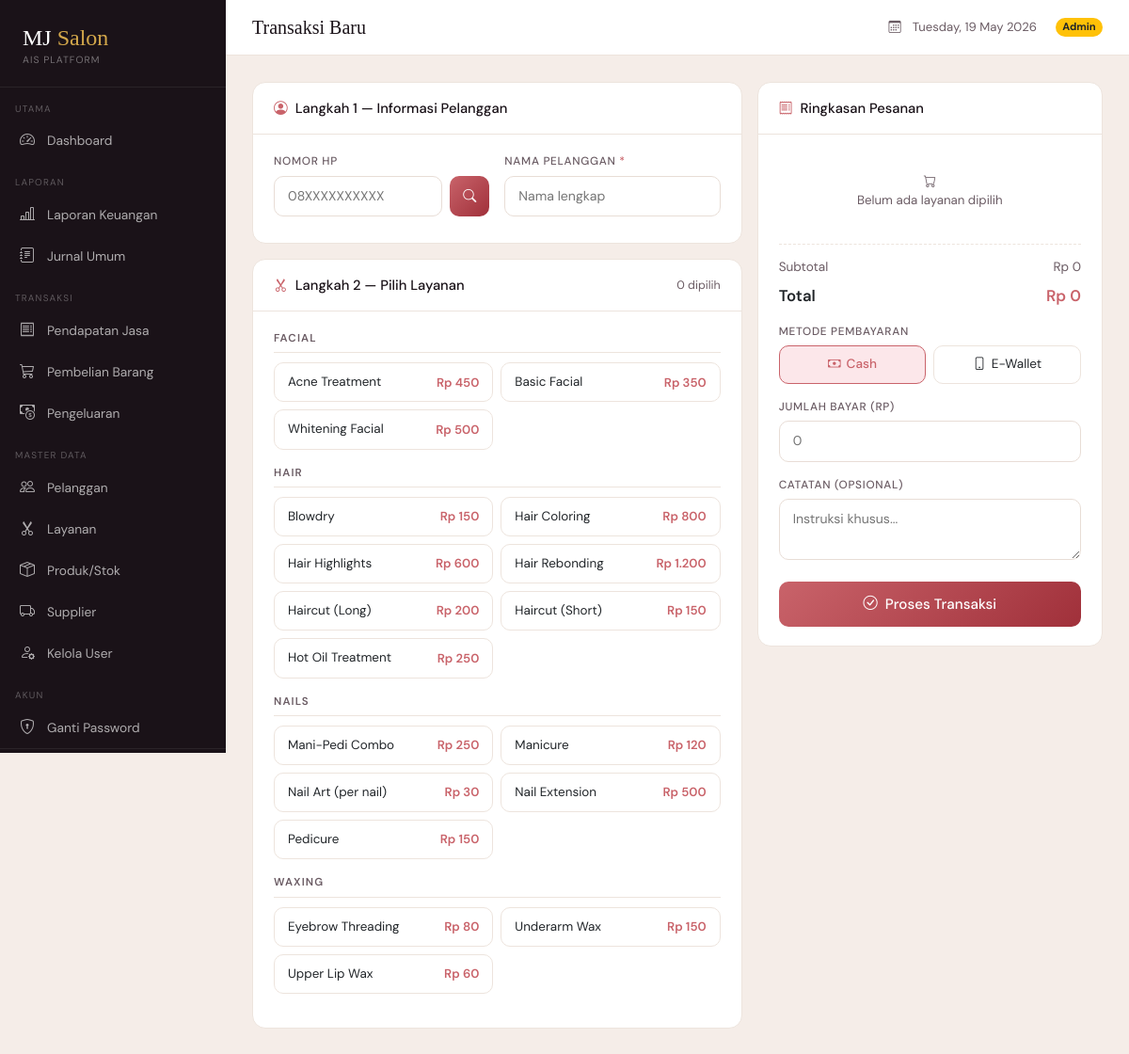
Page /staff/transaction.php (signed in) on the committed database.
### tables this page shows
CREATE TABLE services (
    id          INT AUTO_INCREMENT PRIMARY KEY,
    name        VARCHAR(100)   NOT NULL,
    category    VARCHAR(50)    NOT NULL,
    price       DECIMAL(12,2)  NOT NULL,
    is_active   TINYINT(1) NOT NULL DEFAULT 1,
    created_at  TIMESTAMP DEFAULT CURRENT_TIMESTAMP
);

### auth/auth.php (called while the page is built, shortened)
<?php
function base_url(string $path = ''): string {
    $script = $_SERVER['SCRIPT_NAME'] ?? '';
    $parts  = explode('/', trim($script, '/'));
    $root   = $parts[0] ?? 'salon-ais';
    return '/' . $root . '/' . ltrim($path, '/');
}

### staff/transaction.php (the view, shortened to what this page needs)
<?php
require_once __DIR__ . '/../auth/auth.php';
$page_title = 'Transaksi Baru';
$conn = db_connect();
$services_raw = $conn->query("SELECT * FROM services WHERE is_active=1 ORDER BY category, name");
$services_by_cat = [];
while ($s = $services_raw->fetch_assoc()) {
    $services_by_cat[$s['category']][] = $s;
}
require_once __DIR__ . '/../includes/navbar.php';
?>
<div class="row g-3">
  <div class="col-lg-7">
    <div class="section-card mb-3">
      <div class="section-card-header">
        <span class="section-title"><i class="bi bi-person-circle me-2" style="color:var(--rose)"></i>Langkah 1 — Informasi Pelanggan</span>
      </div>
      <div class="section-card-body">
        <div class="row g-3">
          <div class="col-md-6">
            <label class="ais-label">Nomor HP</label>
            <div class="d-flex gap-2">
              <input type="text" id="phone_search" class="ais-input" placeholder="08XXXXXXXXXX" maxlength="20">
              <button class="btn-rose" type="button" onclick="lookupCustomer()" style="white-space:nowrap;padding:10px 14px;"><i class="bi bi-search"></i></button>
            </div>
          </div>
          <div class="col-md-6">
            <label class="ais-label">Nama Pelanggan <span style="color:var(--rose)">*</span></label>
            <input type="text" id="customer_name" class="ais-input" placeholder="Nama lengkap" required>
          </div>
        </div>
      </div>
    </div>
    <div class="section-card">
      <div class="section-card-header">
        <span class="section-title"><i class="bi bi-scissors me-2" style="color:var(--rose)"></i>Langkah 2 — Pilih Layanan</span>
        <span id="dipilih_count" style="font-size:0.78rem;color:var(--muted);">0 dipilih</span>
      </div>
      <div class="section-card-body">
        <?php foreach ($services_by_cat as $cat => $items): ?>
        <div class="mb-3">
          <div style="font-size:0.72rem;font-weight:600;letter-spacing:0.1em;text-transform:uppercase;color:var(--muted);margin-bottom:10px;padding-bottom:6px;border-bottom:1px solid #ede4dd;">
            <?= htmlspecialchars($cat) ?>
          </div>
          <div class="row g-2">
            <?php foreach ($items as $svc): ?>
            <div class="col-sm-6">
              <div class="service-card"
                   data-id="<?= $svc['id'] ?>"
                   data-name="<?= htmlspecialchars($svc['name'], ENT_QUOTES) ?>"
                   data-price="<?= (int)$svc['price'] ?>"
                   onclick="toggleService(this)">
                <div class="d-flex justify-content-between align-items-center">
                  <span style="font-size:0.84rem;"><?= htmlspecialchars($svc['name']) ?></span>
                  <span style="font-size:0.82rem;font-weight:600;color:var(--rose);">Rp <?= number_format($svc['price'],0,',','.') ?></span>
                </div>
              </div>
            </div>
            <?php endforeach; ?>
          </div>
        </div>
        <?php endforeach; ?>
      </div>
    </div>
  </div>
  <div class="col-lg-5">
    <div class="section-card" style="position:sticky;top:80px;">
      <div class="section-card-header">
        <span class="section-title"><i class="bi bi-receipt me-2" style="color:var(--rose)"></i>Ringkasan Pesanan</span>
      </div>
      <div class="section-card-body">
        <div id="order_list" style="min-height:60px;margin-bottom:16px;">
          <p style="color:var(--muted);font-size:0.83rem;text-align:center;padding:20px 0;margin:0;"><i class="bi bi-cart"></i><br>Belum ada layanan dipilih</p>
        </div>
        <div style="border-top:1.5px dashed #ede4dd;padding-top:14px;">
          <div class="d-flex justify-content-between mb-1" style="font-size:0.85rem;color:var(--muted);">
            <span>Subtotal</span><span id="subtotal_display">Rp 0</span>
          </div>
          <div class="d-flex justify-content-between" style="font-size:1.05rem;font-weight:600;margin-top:8px;">
            <span>Total</span><span id="total_display" style="color:var(--rose);">Rp 0</span>
          </div>
        </div>
        <div class="mt-3">
          <label class="ais-label">Metode Pembayaran</label>
          <div class="d-flex gap-2">
            <div class="payment-method-btn active" id="btn_cash" onclick="setPayMethod('cash')"><i class="bi bi-cash"></i> Cash</div>
            <div class="payment-method-btn" id="btn_ewallet" onclick="setPayMethod('ewallet')"><i class="bi bi-phone"></i> E-Wallet</div>
          </div>
        </div>
        <div id="cash_section" class="mt-3">
          <label class="ais-label">Jumlah Bayar (Rp)</label>
          <input type="number" id="amount_paid" class="ais-input" placeholder="0" min="0" step="1000" oninput="updateChange()">
        </div>
        <div class="mt-3">
          <label class="ais-label">Catatan (opsional)</label>
          <textarea id="txn_notes" class="ais-input" rows="2" placeholder="Instruksi khusus..."></textarea>
        </div>
        <button class="btn-rose w-100 mt-3" id="btn_proses" onclick="processTransaction()" style="padding:13px;font-size:0.95rem;">
          <i class="bi bi-check-circle me-2"></i>Proses Transaksi
        </button>
      </div>
    </div>
  </div>
</div>
<?php require_once __DIR__ . '/../includes/footer.php'; ?>

### includes/navbar.php (shortened to what this page needs)
<?php
$role       = $_SESSION['role']     ?? 'staff';
$current_file = basename($_SERVER['PHP_SELF']);
?>
<!DOCTYPE html>
<html lang="en">
<head>
<link href="https://cdn.jsdelivr.net/npm/bootstrap@5.3.3/dist/css/bootstrap.min.css" rel="stylesheet">
<link href="https://cdn.jsdelivr.net/npm/bootstrap-icons@1.11.3/font/bootstrap-icons.css" rel="stylesheet">
<link href="<?= base_url('assets/css/custom.css') ?>" rel="stylesheet">
</head>
<body>
<div class="sidebar" id="sidebar">
  <div class="sidebar-logo">
    <div class="brand-name">MJ <span>Salon</span></div>
    <div class="brand-sub">AIS Platform</div>
  </div>
  <?php if ($role === 'admin'): ?>
  <div class="sidebar-section">Utama</div>
  <a href="<?= base_url('admin/dashboard.php') ?>"
     class="nav-item-link <?= ($current_file === 'dashboard.php') ? 'active' : '' ?>">
    <i class="bi bi-speedometer2"></i> Dashboard
  </a>
  <div class="sidebar-section">Laporan</div>
  <a href="<?= base_url('admin/reports.php') ?>"
     class="nav-item-link <?= ($current_file === 'reports.php') ? 'active' : '' ?>">
    <i class="bi bi-bar-chart-line"></i> Laporan Keuangan
  </a>
  <a href="<?= base_url('admin/journals.php') ?>"
     class="nav-item-link <?= ($current_file === 'journals.php') ? 'active' : '' ?>">
    <i class="bi bi-journal-text"></i> Jurnal Umum
  </a>
  <div class="sidebar-section">Transaksi</div>
  <a href="<?= base_url('admin/transactions.php') ?>"
     class="nav-item-link <?= ($current_file === 'transactions.php') ? 'active' : '' ?>">
    <i class="bi bi-receipt"></i> Pendapatan Jasa
  </a>
  <a href="<?= base_url('admin/purchasing.php') ?>"
     class="nav-item-link <?= in_array($current_file, ['purchasing.php','purchase_form.php','purchase_detail.php']) ? 'active' : '' ?>">
    <i class="bi bi-cart3"></i> Pembelian Barang
  </a>
  <a href="<?= base_url('admin/expenses.php') ?>"
     class="nav-item-link <?= in_array($current_file, ['expenses.php','expense_form.php','expense_detail.php']) ? 'active' : '' ?>">
    <i class="bi bi-cash-coin"></i> Pengeluaran
  </a>
  <div class="sidebar-section">Master Data</div>
  <a href="<?= base_url('admin/customers.php') ?>"
     class="nav-item-link <?= ($current_file === 'customers.php') ? 'active' : '' ?>">
    <i class="bi bi-people"></i> Pelanggan
  </a>
  <a href="<?= base_url('admin/services.php') ?>"
     class="nav-item-link <?= ($current_file === 'services.php') ? 'active' : '' ?>">
    <i class="bi bi-scissors"></i> Layanan
  </a>
  <a href="<?= base_url('admin/products.php') ?>"
     class="nav-item-link <?= ($current_file === 'products.php') ? 'active' : '' ?>">
    <i class="bi bi-box-seam"></i> Produk/Stok
  </a>
  <a href="<?= base_url('admin/suppliers.php') ?>"
     class="nav-item-link <?= ($current_file === 'suppliers.php') ? 'active' : '' ?>">
    <i class="bi bi-truck"></i> Supplier
  </a>
  <a href="<?= base_url('admin/user_management.php') ?>"
     class="nav-item-link <?= ($current_file === 'user_management.php') ? 'active' : '' ?>">
    <i class="bi bi-person-gear"></i> Kelola User
  </a>
  <div class="sidebar-section">Akun</div>
  <a href="<?= base_url('admin/change_password.php') ?>"
     class="nav-item-link <?= ($current_file === 'change_password.php') ? 'active' : '' ?>">
    <i class="bi bi-shield-lock"></i> Ganti Password
  </a>
  <?php endif; ?>
  <div class="sidebar-user">
  </div>
</div>
<div class="main-content">
  <div class="topbar">
    <div class="topbar-title"><?= htmlspecialchars($page_title) ?></div>
    <div class="topbar-right">
      <i class="bi bi-calendar3"></i>
      <?= date('l, d F Y') ?>
      <span class="badge bg-warning text-dark ms-2" style="font-size:0.7rem;border-radius:20px;">
        <?= ucfirst($role)=="Admin" ? "Admin" : "Staf" ?>
      </span>
    </div>
  </div>
  <div class="page-body">

### includes/footer.php (shortened to what this page needs)
  </div>
</div>
</body>
</html>

### assets/css/custom.css (style rules this page uses)
*, *::before, *::after { box-sizing: border-box; }

### includes/navbar.php (style rules this page uses)
:root { --sidebar-bg: #1a1218; --sidebar-w: 240px; --rose: #c9636a; --gold: #d4a84b; --cream: #fdf8f2; --muted: #6b5c64; --card-bg: #ffffff; --page-bg: #f5ede8; }
body { font-family: 'DM Sans', sans-serif; background: var(--page-bg); margin: 0; min-height: 100vh; }
.sidebar { position: fixed; top: 0; left: 0; width: var(--sidebar-w); height: 100vh; background: var(--sidebar-bg); display: flex; flex-direction: column; z-index: 1000; overflow-y: auto; }
.sidebar-logo { padding: 28px 24px 20px; border-bottom: 1px solid rgba(255,255,255,0.07); }
.sidebar-logo .brand-name { font-family: 'Playfair Display', serif; color: #fff; font-size: 1.5rem; line-height: 1; }
.sidebar-logo .brand-name span { color: var(--gold); }
.sidebar-logo .brand-sub { font-size: 0.65rem; color: rgba(255,255,255,0.4); letter-spacing: 0.1em; text-transform: uppercase; margin-top: 4px; }
.sidebar-section { padding: 16px 16px 4px; font-size: 0.62rem; letter-spacing: 0.12em; text-transform: uppercase; color: rgba(255,255,255,0.3); }
.nav-item-link { display: flex; align-items: center; gap: 12px; padding: 10px 20px; color: rgba(255,255,255,0.65); text-decoration: none; font-size: 0.86rem; font-weight: 400; border-radius: 0; transition: background .15s, color .15s; position: relative; }
.nav-item-link i { font-size: 1rem; width: 18px; text-align: center; }
.sidebar-user { margin-top: auto; padding: 16px 20px; border-top: 1px solid rgba(255,255,255,0.07); display: flex; align-items: center; gap: 10px; }
.main-content { margin-left: var(--sidebar-w); min-height: 100vh; display: flex; flex-direction: column; }
.topbar { background: #fff; border-bottom: 1px solid #ede4dd; padding: 14px 28px; display: flex; align-items: center; justify-content: space-between; position: sticky; top: 0; z-index: 100; }
.topbar-title { font-family: 'Playfair Display', serif; font-size: 1.25rem; color: #1a1218; }
.topbar-right { display: flex; align-items: center; gap: 12px; font-size: 0.82rem; color: var(--muted); }
.page-body { padding: 28px; flex: 1; }
.section-card { background: #fff; border-radius: 14px; border: 1px solid #ede4dd; overflow: hidden; }
.section-card-header { padding: 16px 22px; border-bottom: 1px solid #ede4dd; display: flex; align-items: center; justify-content: space-between; }
.section-card-header .section-title { font-weight: 500; font-size: 0.92rem; color: #1a1218; }
.section-card-body { padding: 20px 22px; }
.ais-input { border: 1.5px solid #e8ddd6; border-radius: 10px; padding: 10px 14px; font-size: 0.88rem; color: #1a1218; background: #fff; width: 100%; transition: border-color .2s; }
.ais-label { font-size: 0.74rem; font-weight: 500; letter-spacing: 0.06em; text-transform: uppercase; color: var(--muted); margin-bottom: 6px; display: block; }
.btn-rose { background: linear-gradient(135deg, var(--rose), #a0303a); color: #fff; border: none; border-radius: 10px; padding: 10px 22px; font-size: 0.88rem; font-weight: 500; cursor: pointer; transition: opacity .2s, transform .1s; }

### staff/transaction.php (style rules this page uses)
.service-card { border:1.5px solid #ede4dd; border-radius:10px; padding:10px 14px; cursor:pointer; display:block; transition:border-color .15s,background .15s; user-select:none; }
.payment-method-btn { flex:1; border:1.5px solid #ede4dd; border-radius:10px; padding:9px 14px; cursor:pointer; display:flex; align-items:center; justify-content:center; gap:6px; font-size:0.85rem; transition:border-color .15s,background .15s; user-select:none; }
.payment-method-btn.active { border-color:var(--rose); background:#fce7ea; color:var(--rose); font-weight:500; }

### rows in the picture
services: name "Acne Treatment", price "450"
services: name "Basic Facial", price "350"
services: name "Whitening Facial", price "500"
services: name "Blowdry", price "150"
services: name "Hair Coloring", price "800"
services: name "Hair Highlights", price "600"
services: name "Hair Rebonding", price "1.200"
services: name "Haircut (Long)", price "200"
services: name "Haircut (Short)", price "150"
services: name "Hot Oil Treatment", price "250"
services: name "Mani-Pedi Combo", price "250"
services: name "Manicure", price "120"
services: name "Nail Art (per nail)", price "30"
services: name "Nail Extension", price "500"
services: name "Pedicure", price "150"
services: name "Eyebrow Threading", price "80"
services: name "Underarm Wax", price "150"
services: name "Upper Lip Wax", price "60"

### other values in the picture
$page_title "Transaksi Baru"
$cat "FACIAL"
$cat "HAIR"
$cat "NAILS"
$cat "WAXING"
